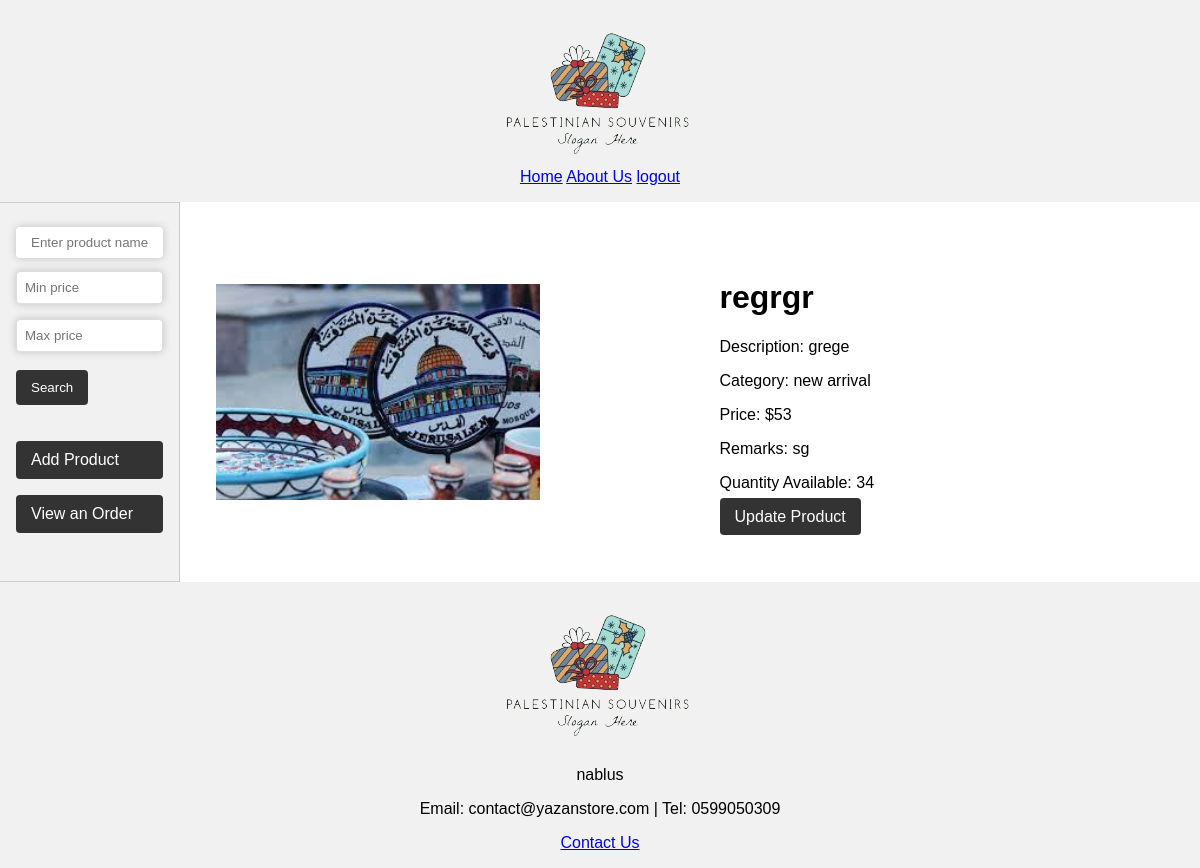
Screenshot of /pro_details.php?id=1 with the database file from the repository.
### tables this page shows
CREATE TABLE `product` (
  `p_id` int(10) NOT NULL,
  `p_name` varchar(32) NOT NULL,
  `p_description` varchar(255) NOT NULL,
  `p_category` varchar(30) NOT NULL DEFAULT 'Normal',
  `p_price` int(30) NOT NULL,
  `p_quantity` int(32) NOT NULL,
  `p_remarks` varchar(32) NOT NULL,
  `p_photo` varchar(255) NOT NULL
);

### pro_details.php (the view, shortened to what this page needs)
<?php
include 'connection.php';
$product_id = isset($_GET['id']) ? $_GET['id'] : '';
$product = null;
if ($product_id != '') {
    $stmt = $pdo->prepare("SELECT * FROM product WHERE p_id = :product_id");
    $stmt->bindParam(':product_id', $product_id);
    $stmt->execute();
    $product = $stmt->fetch(PDO::FETCH_ASSOC);
}
?>
<!DOCTYPE html>
<html lang="en">
<head>
    <link rel="stylesheet" href="style.css">
</head>
<body>
    <header>
        <div class="header-logo">
            <img src="img/logo.png" alt="E-Store Logo">
        </div>
        <div class="header-links">
            <a href="employee_page.php">Home</a>
            <a href="about.php">About Us</a>
            <a href="logout.php">logout</a>
        </div>
    </header>
    <div class="container">
        <nav>
            <form action="search_pro.php" method="get" class="search-form">
                <input type="text" name="product_name" placeholder="Enter product name">
                <input type="number" name="min_price" placeholder="Min price" min="0">
                <input type="number" name="max_price" placeholder="Max price" min="0">
                <button type="submit">Search</button>
            </form>
            <a href="add_product.php" class="button-style">Add Product</a>
            <a href="view_all_orders.php" class="button-style">View an Order</a>
        </nav>
        <main class="product_details">
            <?php if ($product): ?>
            <div class='product-detail'>
                <div class='product-image'>
                    <img src='<?php echo ($product["p_photo"]); ?>' alt='<?php echo ($product["p_name"]); ?>' />
                </div>
                <div class='product-info'>
                    <h1><?php echo ($product["p_name"]); ?></h1>
                    <p>Description: <?php echo ($product["p_description"]); ?></p>
                    <p>Category: <?php echo ($product["p_category"]); ?></p>
                    <p>Price: $<?php echo ($product["p_price"]); ?></p>
                    <p>Remarks: <?php echo ($product["p_remarks"]); ?></p>
                    <p>Quantity Available: <?php echo ($product["p_quantity"]); ?></p>
                    <a href="update_product.php?id=<?php echo ($product["p_id"]); ?>" class="button-style">Update
                        Product</a>
                </div>
            </div>
            <?php else: ?>
            <p><?php echo $product_id != '' ? "Product not found" : "No product specified"; ?></p>
            <?php endif; ?>
        </main>
    </div>
    <footer>
        <div class="footer-logo">
            <img src="img/logo.png" alt="E-Store Logo">
        </div>
        <div class="footer-info">
            <p>nablus</p>
            <p>Email: contact@yazanstore.com | Tel: 0599050309</p>
        </div>
        <div class="footer-links">
            <a href="contact.php">Contact Us</a>
        </div>
    </footer>
</body>
</html>

### style.css (style rules this page uses)
* { box-sizing: border-box; }
body { margin: 0; display: flex; flex-direction: column; min-height: auto; font-family: Arial, sans-serif; }
header, footer { background-color: #f1f1f1; text-align: center; padding: 1em; }
.container { display: flex; flex: 1; }
nav { background-color: #f1f1f1; border-right: 1px solid #ccc; width: 15%; flex-shrink: 0; display: flex; flex-direction: column; border-top: 1px solid #ccc; border-bottom: 1px solid #ccc; padding: 1em; }
nav a { padding: 1em; text-decoration: none; border-bottom: 1px solid #444; }
main { flex-grow: 1; padding: 1em; background-color: #fff; }
footer { background-color: #f1f1f1; }
nav form { margin-bottom: 20px; display: block; }
nav input[type="text"], input[type="number"], input[type="submit"] { width: 100%; padding: 8px; margin: 8px 0; box-sizing: border-box; border: 1px solid #ccc; border-radius: 4px; }
nav input[type="text"], input[type="number"], input[type="submit"], input[type="button"] { outline: none; border-color: #777; box-shadow: 0 0 8px 0 rgba(0, 0, 0, 0.2); }
nav input[type="text"], input[type="number"], input[type="submit"], input[type="button"] { padding: 8px 15px; margin: 8px 0; border: none; border-radius: 4px; background-color: white; color: rgb(17, 17, 17); cursor: pointer; }
nav button { padding: 10px 15px; border: none; border-radius: 4px; background-color: #333; color: white; cursor: pointer; transition: background-color 0.3s ease; / }
.product-detail { display: flex; align-items: center; justify-content: space-between; padding: 20px; gap: 20px; }
.product-image, .product-info { flex-basis: 50%; }
.product-image img { width: 70%; height: auto; display: block; }
.product-info { padding: 20px; }
button { padding: 10px 15px; border: none; border-radius: 4px; background-color: #333; color: white; cursor: pointer; transition: background-color 0.3s ease; margin: 8px 0; }
input[type="text"], input[type="email"], input[type="password"], input[type="date"], input[type="number"], textarea, select { width: 300px; padding: 8px; margin-bottom: 10px; }
.button-style { text-decoration: none; padding: 10px 15px; border: none; border-radius: 4px; background-color: #333; color: white; cursor: pointer; transition: background-color 0.3s ease; margin: 8px 0; }
input[type="text"], input[type="number"], input[type="email"], textarea, select { width: 100%; padding: 8px; margin-top: 5px; border: 1px solid #ddd; border-radius: 4px; box-sizing: border-box; }

### rows the page displays
product: p_photo (picture), p_name "regrgr", p_description "grege", p_category "new arrival", p_price "53", p_remarks "sg", p_quantity "34"
